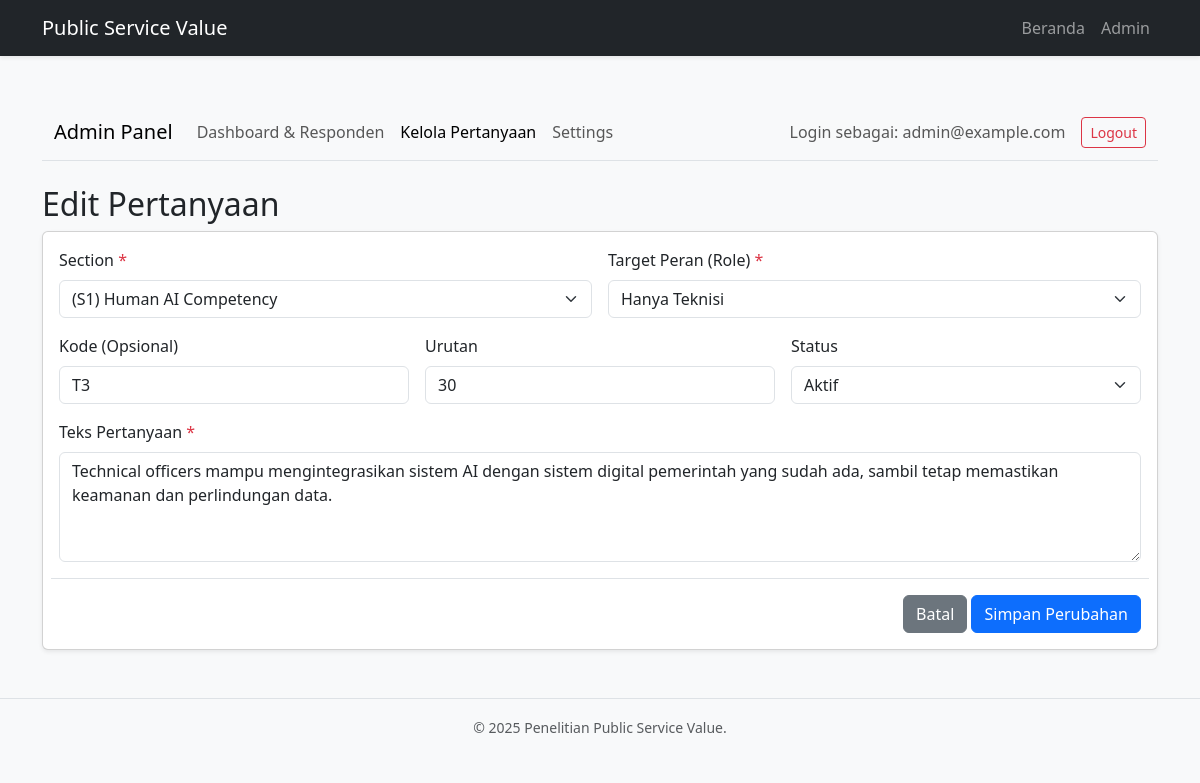
Screenshot of /admin/questions.php?action=edit&id=3 (signed in) with the database file from the repository.
### tables this page shows
CREATE TABLE `questions` (
  `id` int NOT NULL,
  `section_id` tinyint NOT NULL,
  `code` varchar(20) DEFAULT NULL,
  `text` text NOT NULL,
  `sort_order` int NOT NULL DEFAULT '0',
  `target_role` enum('semua','teknisi','manajer','eksternal') NOT NULL DEFAULT 'semua',
  `is_active` tinyint(1) NOT NULL DEFAULT '1'
);

### includes/functions.php (called while the page is built, shortened)
<?php
function esc_html($data) {
    return htmlspecialchars($data ?? '', ENT_QUOTES, 'UTF-8');
}

### admin/questions.php (the view, shortened to what this page needs)
<?php
require_once __DIR__ . '/../includes/db.php';
require_once __DIR__ . '/../includes/functions.php';
$sections = $pdo->query("SELECT * FROM sections ORDER BY sort_order")->fetchAll();
$action = $_GET['action'] ?? 'list';
require_once __DIR__ . '/../includes/header.php';
$q_data = null;
if (($action === 'edit' || $action === 'delete') && isset($_GET['id'])) {
    $q_id = (int)$_GET['id'];
    $stmt_q = $pdo->prepare("SELECT * FROM questions WHERE id = ?");
    $stmt_q->execute([$q_id]);
    $q_data = $stmt_q->fetch();
}
?>
<nav class="navbar navbar-expand-lg navbar-light bg-light mb-4 border-bottom">
    <div class="container">
        <span class="navbar-brand mb-0 h1">Admin Panel</span>
        <div class="collapse navbar-collapse">
            <ul class="navbar-nav me-auto mb-2 mb-lg-0">
                <li class="nav-item">
                    <a class="nav-link" href="index.php">Dashboard & Responden</a>
                </li>
                <li class="nav-item">
                    <a class="nav-link active" href="questions.php">Kelola Pertanyaan</a>
                </li>
                <li class="nav-item">
                    <a class="nav-link" href="settings.php">Settings</a>
                </li>
                </ul>
            <span class="navbar-text me-3">
                Login sebagai: <?php echo esc_html($_SESSION['admin_email']); ?>
            </span>
            <a href="logout.php" class="btn btn-outline-danger btn-sm">Logout</a>
        </div>
    </div>
</nav>
<?php
switch ($action) {
case 'add':
case 'edit':
    $is_edit_mode = ($action === 'edit' && $q_data);
?>
    <h2><?php echo $is_edit_mode ? 'Edit Pertanyaan' : 'Tambah Pertanyaan Baru'; ?></h2>
    <div class="card shadow-sm">
        <div class="card-body">
            <form action="questions.php" method="POST">
                <div class="row g-3">
                    <div class="col-md-6">
                        <label for="section_id" class="form-label">Section <span class="text-danger">*</span></label>
                        <select name="section_id" id="section_id" class="form-select" required>
                            <?php foreach ($sections as $sec): ?>
                                <option value="<?php echo (int)$sec['id']; ?>"
                                    <?php echo ($is_edit_mode && $q_data['section_id'] == $sec['id']) ? 'selected' : ''; ?>>
                                    (<?php echo esc_html($sec['code']); ?>) <?php echo esc_html($sec['name']); ?>
                                </option>
                            <?php endforeach; ?>
                        </select>
                    </div>
                    <div class="col-md-6">
                        <label for="target_role" class="form-label">Target Peran (Role) <span class="text-danger">*</span></label>
                        <select name="target_role" id="target_role" class="form-select" required>
                            <option value="teknisi" <?php echo ($is_edit_mode && $q_data['target_role'] == 'teknisi') ? 'selected' : ''; ?>>Hanya Teknisi</option>
                        </select>
                    </div>
                    <div class="col-md-4">
                        <label for="code" class="form-label">Kode (Opsional)</label>
                        <input type="text" name="code" id="code" class="form-control"
                               value="<?php echo $is_edit_mode ? esc_html($q_data['code']) : ''; ?>"
                               placeholder="Contoh: T1, M1, ODC1, CA1">
                    </div>
                    <div class="col-md-4">
                        <label for="sort_order" class="form-label">Urutan</label>
                        <input type="number" name="sort_order" id="sort_order" class="form-control"
                               value="<?php echo $is_edit_mode ? (int)$q_data['sort_order'] : '0'; ?>">
                    </div>
                    <div class="col-md-4">
                        <label for="is_active" class="form-label">Status</label>
                        <select name="is_active" id="is_active" class="form-select">
                            <option value="1" <?php echo ($is_edit_mode && $q_data['is_active'] == 1) ? 'selected' : ''; ?>>Aktif</option>
                        </select>
                    </div>
                    <div class="col-12">
                        <label for="text" class="form-label">Teks Pertanyaan <span class="text-danger">*</span></label>
                        <textarea name="text" id="text" class="form-control" rows="4" required><?php echo $is_edit_mode ? esc_html($q_data['text']) : ''; ?></textarea>
                    </div>
                    <div class="col-12 text-end border-top pt-3">
                        <a href="questions.php" class="btn btn-secondary">Batal</a>
                        <button type="submit" class="btn btn-primary">
                            <?php echo $is_edit_mode ? 'Simpan Perubahan' : 'Simpan Pertanyaan'; ?>
                        </button>
                    </div>
                </div>
            </form>
        </div>
    </div>
<?php
    break;
?>
<?php
}
?>
<?php
require_once __DIR__ . '/../includes/footer.php';
?>

### includes/header.php (style rules this page uses)
body { background-color: #f8f9fa; }

### rows the page displays
questions: section_id "(S1) Human AI Competency", target_role "Hanya Teknisi", code "T3", sort_order "30", is_active "Aktif", text "Technical officers mampu mengintegrasikan sistem AI dengan sistem digital pemerintah yang sudah ada, sambil tetap memastikan keamanan dan perlindungan data."

### other values shown
$_SESSION['admin_email'] "admin@example.com"
